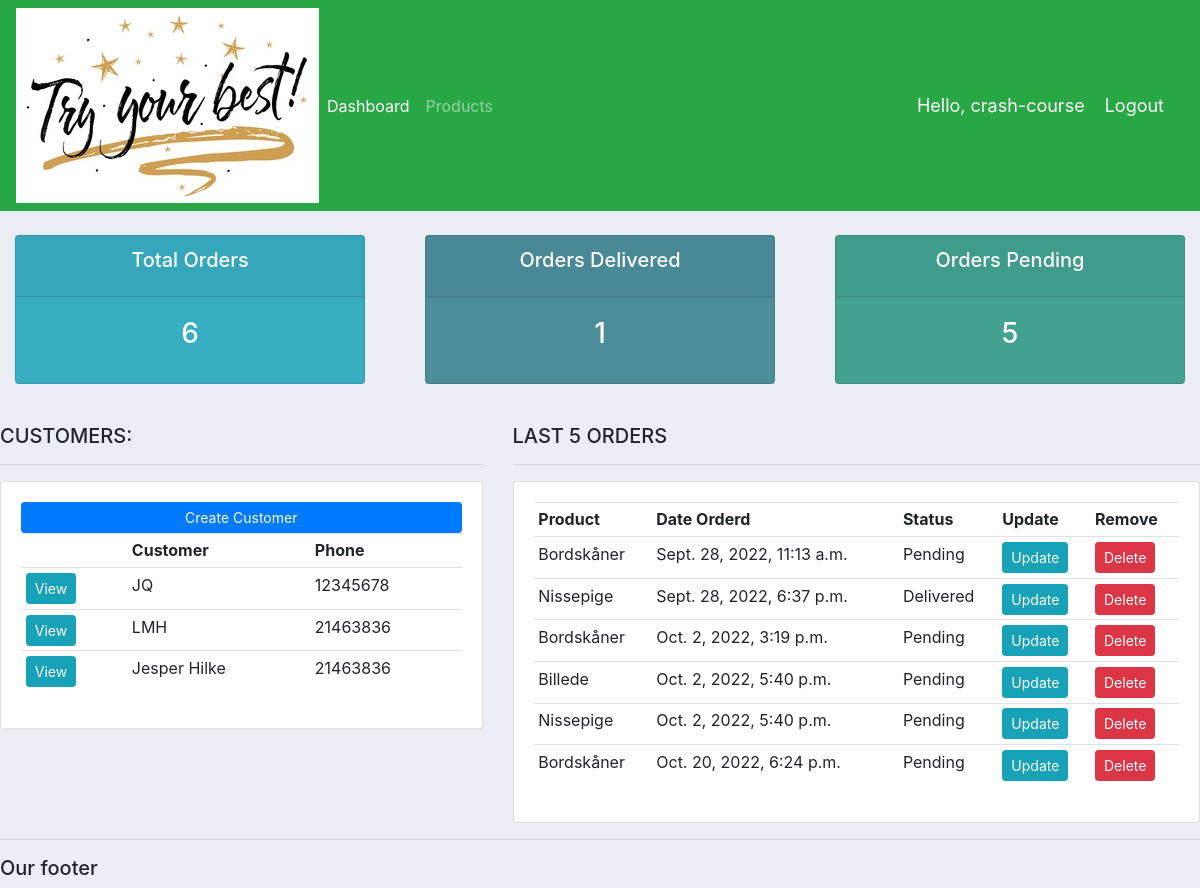
Page / (signed in) on the earlier database version.
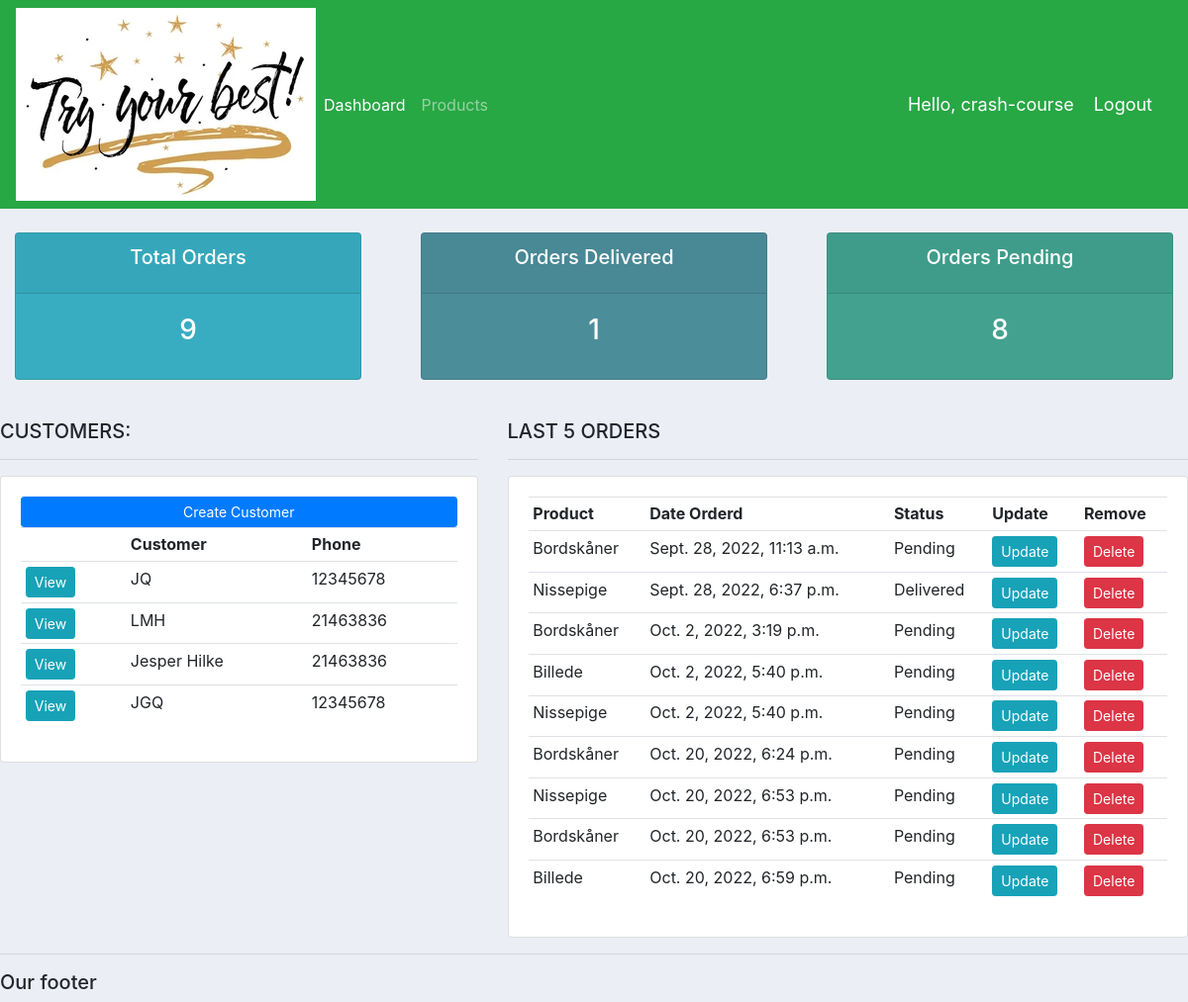
Same page on the later database version.
### accounts/models.py (models this page shows, shortened)
class Customer(models.Model):
		user = models.OneToOneField(User, null=True, blank=True, on_delete=models.CASCADE)
		name = models.CharField(max_length=200, null = True)
		phone = models.CharField(max_length=200, null = True)
		email = models.CharField(max_length=200, null = True)
		profile_pic = models.ImageField(default="profile1.jpg", null=True, blank=True)
		date_created = models.DateField(auto_now_add=True)

class Order(models.Model):
	STATUS = (
			('Pending', 'Pending'),
			('Out for delivery', 'Out for delivery'),
			('Delivered', 'Delivered'),
			)
	customer = models.ForeignKey(Customer, null=True, on_delete=models.SET_NULL)
	product = models.ForeignKey(Product, null=True, on_delete=models.SET_NULL)
	date_created = models.DateTimeField(auto_now_add=True, null=True)
	status = models.CharField(max_length=200, null=True, choices=STATUS)
	note = models.CharField(max_length=200, null=True)

class Product(models.Model):
		CATEGORY = (
				('Indoor', 'Indoor'),
				('Out Door', 'Out Door'),
				)
		name = models.CharField(max_length=200, null=True)
		price = models.FloatField(null=True)
		category = models.CharField(max_length=200, null=True, choices=CATEGORY)
		description = models.CharField(max_length=200, null=True)
		date_created = models.DateTimeField(auto_now_add=True, null=True)
		tags = models.ManyToManyField(Tag)
		def __str__(self):
			return self.name

### accounts/decorators.py (the view)
	def wrapper_function(request, *args, **kwargs):
		group = None
		if request.user.groups.exists():
			group = request.user.groups.all()[0].name
		if group == 'customer':
			return redirect('user-page')
		if group == 'admin':
			return view_func(request, *args, **kwargs)

### accounts/views.py (called while the page is built)
@login_required(login_url='login')
@admin_only
def home(request):
    orders = Order.objects.all()
    customers = Customer.objects.all()
    total_customers = customers.count()
    total_orders = orders.count()
    delivered = orders.filter(status='Delivered').count()
    pending = orders.filter(status='Pending').count()
    context = {
        'orders': orders,
        'customers': customers,
        'total_orders': total_orders,
        'delivered': delivered,
        'pending': pending,
        }
    return render(request, 'accounts/dashboard.html', context)

### accounts/templates/accounts/dashboard.html
{%  extends 'accounts/main.html' %}
{% block content %}
{%  include 'accounts/status.html' %}
<br>
<div class="row">
	<div class="col-md-5">
		<h5>CUSTOMERS:</h5>
		<hr>
		<div class="card card-body">
			<a class="btn btn-primary  btn-sm btn-block" href="">Create Customer</a>
			<table class="table table-sm">
				<tr>
					<th></th>
					<th>Customer</th>
					<th>Phone</th>
				</tr>
				{% for customer in customers %}
					<tr>
						<td><a class="btn btn-sm btn-info" href="{% url 'customer' customer.id %}">View</a></td>
						<td>{{ customer.name }}</td>
						<td>{{ customer.phone }}</td>
					</tr>
				{% endfor %}
			</table>
		</div>
	</div>
	<div class="col-md-7">
		<h5>LAST 5 ORDERS</h5>
		<hr>
		<div class="card card-body">
			<table class="table table-sm">
				<tr>
					<th>Product</th>
					<th>Date Orderd</th>
					<th>Status</th>
					<th>Update</th>
					<th>Remove</th>
				</tr>
				{% for order in orders %}
					<tr>
						<td>{{ order.product }}</td>
						<td>{{ order.date_created }}</td>
						<td>{{ order.status }}</td>
						<td><a class="btn btn-sm btn-info" href="{% url 'update_order' order.id %}">Update</a></td>
						<td><a class="btn btn-sm btn-danger" href="{% url 'delete_order' order.id %}">Delete</a></td>
					</tr>
				{% endfor %}
			</table>
		</div>
	</div>
</div>
{% endblock %}

### accounts/templates/accounts/main.html (shortened to what this page needs)
{% load static %}
<!DOCTYPE html>
<html>
    <head>
        <link rel="stylesheet" href="https://cdn.jsdelivr.net/npm/bootstrap@4.3.1/dist/css/bootstrap.min.css">
        <link rel="stylesheet" type="text/css" href="{% static '/css/main.css' %}">
    </head>
    <body>
        {% include 'accounts/navbar.html' %}
        {% block content %}
        {% endblock %}
        <hr>
        <h5>Our footer</h5>
    </body>
</html>

### accounts/templates/accounts/navbar.html (shortened to what this page needs)
{% load static %}
<nav class="navbar navbar-expand-lg navbar-dark bg-success">
  <img src="{% static 'images/try-best.jpg' %}">
    <div class="collapse navbar-collapse" id="navbarNav">
      <ul class="navbar-nav">
        {% if request.user.is_staff %}
        <li class="nav-item active">
          <a class="nav-link" href="{% url 'home' %}">Dashboard </a>
        </li>
        <li class="nav-item">
          <a class="nav-link" href="{% url 'products' %}">Products</a>
        </li>
        {% else %}
          <li class="nav-item">
            <a class="nav-link" href="{% url 'account' %}">Settings</a>
          </li>
        {% endif %}
      </ul>
    </div>
    <span class="hello-msg">Hello, {{request.user}} </span>
    <span><a class="hello-msg" href="{% url 'logout' %}">Logout</a></span>
  </nav>

### accounts/templates/accounts/status.html
<br>
<div class="row">
	<div class="col">
		<div class="col-md">
			<div class="card text-center text-white  mb-3" id="total-orders">
			  	<div class="card-header">
			  		<h5 class="card-title">Total Orders</h5>
			  	</div>
			  	<div class="card-body">
			    	<h3 class="card-title">{{ total_orders }}</h3>
			  	</div>
			</div>
		</div>
	</div>
	<div class="col">
		<div class="col-md">
			<div class="card text-center text-white  mb-3" id="orders-delivered">
			  	<div class="card-header">
			  		<h5 class="card-title">Orders Delivered</h5>
			  	</div>
			  	<div class="card-body">
			    	<h3 class="card-title">{{ delivered }}</h3>
			  	</div>
			</div>
		</div>
	</div>
	<div class="col">
		<div class="col-md">
			<div class="card text-center text-white  mb-3" id="orders-pending">
			  	<div class="card-header">
			  		<h5 class="card-title">Orders Pending</h5>
			  	</div>
			  	<div class="card-body">
			    	<h3 class="card-title">{{ pending }}</h3>
			  	</div>
			</div>
		</div>
	</div>
</div>

### static/css/main.css (style rules this page uses)
body { background-color: #ebeff5; }
#total-orders { background-color: #38adc1; }
#orders-delivered { background-color: #4c8d9a; }
#orders-pending { background-color: #43a28f; }

### accounts/templates/accounts/navbar.html (style rules this page uses)
.hello-msg { font-size: 18px; color: #fff; margin-right: 20px; }

Differences in the rows shown:
added Customer: name "JGQ", phone "12345678"
added Order: product "Nissepige", date_created "Oct. 20, 2022, 6:53 p.m.", status "Pending"
added Order: product "Bordskåner", date_created "Oct. 20, 2022, 6:53 p.m.", status "Pending"
added Order: product "Billede", date_created "Oct. 20, 2022, 6:59 p.m.", status "Pending"
Other differences:
{{ total_orders }}: "6" → "9"
{{ pending }}: "5" → "8"
